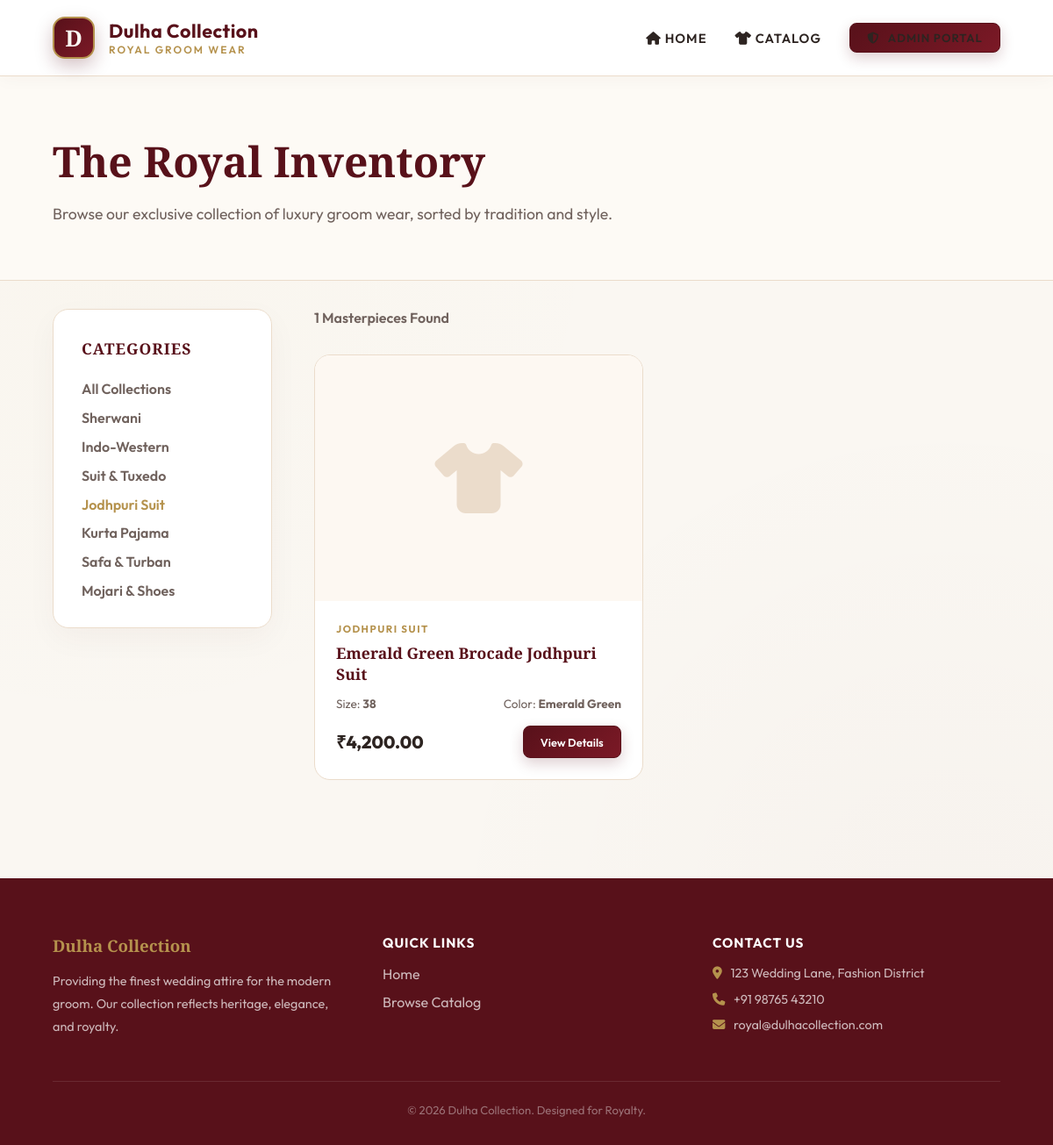
/catalog.php?category=Jodhpuri Suit, run on the app's committed database.
### tables this page shows
CREATE TABLE IF NOT EXISTS products (
    id INT AUTO_INCREMENT PRIMARY KEY,
    name VARCHAR(255) NOT NULL,
    category ENUM('Sherwani', 'Indo-Western', 'Suit & Tuxedo', 'Jodhpuri Suit', 'Kurta Pajama', 'Safa & Turban', 'Mojari & Shoes', 'Accessories') NOT NULL,
    size VARCHAR(20) NOT NULL,
    color VARCHAR(100) NOT NULL,
    rental_price DECIMAL(10,2) NOT NULL,
    security_deposit DECIMAL(10,2) NOT NULL,
    status ENUM('Available', 'Rented', 'Maintenance') DEFAULT 'Available',
    created_at TIMESTAMP DEFAULT CURRENT_TIMESTAMP
);

### catalog.php (the view, shortened to what this page needs)
<?php
require_once 'includes/user_header.php';
$cat = isset($_GET['category']) ? $_GET['category'] : '';
$query = "SELECT * FROM products WHERE status = 'Available'";
if ($cat) {
    $query .= " AND category = '" . $conn->real_escape_string($cat) . "'";
}
$query .= " ORDER BY id DESC";
$result = $conn->query($query);
?>
<div style="background: #fdfaf5; padding: 4rem 5%; border-bottom: 1px solid var(--border-color);">
    <div style="max-width: 800px;">
        <h1 class="brand-heading" style="font-size: 3rem; color: var(--accent-color); margin-bottom: 1rem;">The Royal Inventory</h1>
        <p style="color: var(--text-secondary); font-size: 1.1rem;">Browse our exclusive collection of luxury groom wear, sorted by tradition and style.</p>
    </div>
</div>
<div style="padding: 2rem 5%; display: flex; gap: 3rem;">
    <aside style="width: 250px; flex-shrink: 0;">
        <div class="glass-panel" style="padding: 2rem; position: sticky; top: 120px;">
            <h3 style="color: var(--accent-color); font-size: 1.1rem; margin-bottom: 1.5rem; text-transform: uppercase; letter-spacing: 1px;">Categories</h3>
            <ul style="list-style: none; display: flex; flex-direction: column; gap: 0.8rem;">
                <li><a href="catalog.php" style="text-decoration: none; color: <?php echo !$cat ? 'var(--gold-color)' : 'var(--text-secondary)'; ?>; font-weight: 600;">All Collections</a></li>
                <?php
                $categories = ['Sherwani', 'Indo-Western', 'Suit & Tuxedo', 'Jodhpuri Suit', 'Kurta Pajama', 'Safa & Turban', 'Mojari & Shoes'];
                foreach($categories as $category) {
                    $active = ($cat == $category) ? 'color: var(--gold-color); font-weight: 700;' : 'color: var(--text-secondary);';
                    echo "<li><a href='catalog.php?category=$category' style='text-decoration: none; $active font-weight: 600;'>$category</a></li>";
                }
                ?>
            </ul>
        </div>
    </aside>
    <div style="flex-grow: 1;">
        <div style="display: flex; justify-content: space-between; align-items: center; margin-bottom: 2rem;">
            <span style="color: var(--text-secondary); font-weight: 600;"><?php echo $result ? $result->num_rows : 0; ?> Masterpieces Found</span>
        </div>
        <div class="product-grid" style="padding: 0; grid-template-columns: repeat(auto-fill, minmax(250px, 1fr));">
            <?php
            if ($result && $result->num_rows > 0) {
                while($item = $result->fetch_assoc()) {
                    ?>
                    <div class="product-card">
                        <div class="product-img">
                            <i class="fa-solid fa-shirt"></i>
                        </div>
                        <div class="product-info">
                            <span class="category-tag"><?php echo $item['category']; ?></span>
                            <h3 class="product-name" style="font-size: 1.1rem;"><?php echo $item['name']; ?></h3>
                            <div style="display: flex; justify-content: space-between; align-items: center; margin-bottom: 1rem;">
                                <span style="font-size: 0.85rem; color: var(--text-secondary);">Size: <strong><?php echo $item['size']; ?></strong></span>
                                <span style="font-size: 0.85rem; color: var(--text-secondary);">Color: <strong><?php echo $item['color']; ?></strong></span>
                            </div>
                            <div style="display: flex; justify-content: space-between; align-items: center;">
                                <span class="product-price" style="font-size: 1.25rem;">₹<?php echo number_format($item['rental_price'], 2); ?></span>
                                <a href="product-view.php?id=<?php echo $item['id']; ?>" class="btn btn-primary" style="padding: 0.6rem 1.2rem; font-size: 0.8rem; border-radius: 8px;">View Details</a>
                            </div>
                        </div>
                    </div>
                    <?php
                }
            }
            ?>
        </div>
    </div>
</div>
<?php require_once 'includes/user_footer.php'; ?>

### assets/css/style.css (style rules this page uses)
:root { --bg-color: #faf7f2; --card-bg: #ffffff; --border-color: #ebdccb; --text-primary: #2d2421; --text-secondary: #70625d; --accent-color: #58111a; --accent-hover: #7b1926; --accent-glow: rgba(88, 17, 26, 0.15); --gold-color: #b5924d; --gold-hover: #cbae6f; --danger: #d32f2f; --danger-bg: #ffebee; --success: #2e7d32; --success-bg: #e8f5e9; --warning: #ef6c00; --box-shadow: 0px 12px 35px rgba(88, 17, 26, 0.04); --border-radius: 18px; }
* { margin: 0; padding: 0; box-sizing: border-box; font-family: 'Outfit', sans-serif; }
body { background-color: var(--bg-color); color: var(--text-primary); overflow-x: hidden; background-image: radial-gradient(circle at 10% 20%, rgba(212, 175, 55, 0.02) 0%, transparent 40%), radial-gradient(circle at 90% 80%, rgba(88, 17, 26, 0.02) 0%, transparent 40%); }
h1, h2, h3, .brand-heading { font-family: 'Playfair Display', serif; }
.glass-panel { background: var(--card-bg); border: 1px solid var(--border-color); border-radius: var(--border-radius); box-shadow: var(--box-shadow); animation: fadeIn 0.6s cubic-bezier(0.16, 1, 0.3, 1) forwards; }
.btn { padding: 0.85rem 1.7rem; border: none; border-radius: 12px; font-size: 0.98rem; font-weight: 600; cursor: pointer; transition: all 0.3s cubic-bezier(0.25, 0.8, 0.25, 1); display: inline-flex; align-items: center; justify-content: center; gap: 0.6rem; text-decoration: none; }
.btn-primary { background: linear-gradient(135deg, var(--accent-color) 0%, #7b1926 100%); color: #fff; border: 1px solid var(--accent-color); box-shadow: 0 6px 16px rgba(88, 17, 26, 0.2); }

### data on the page
products: category "JODHPURI SUIT", name "Emerald Green Brocade Jodhpuri Suit", size "38", color "Emerald Green", rental_price "4,200.00"

### other printed values
$category "Sherwani"
$category "Indo-Western"
$category "Suit & Tuxedo"
$category "Jodhpuri Suit"
$category "Kurta Pajama"
$category "Safa & Turban"
$category "Mojari & Shoes"
$result->num_rows "1"
